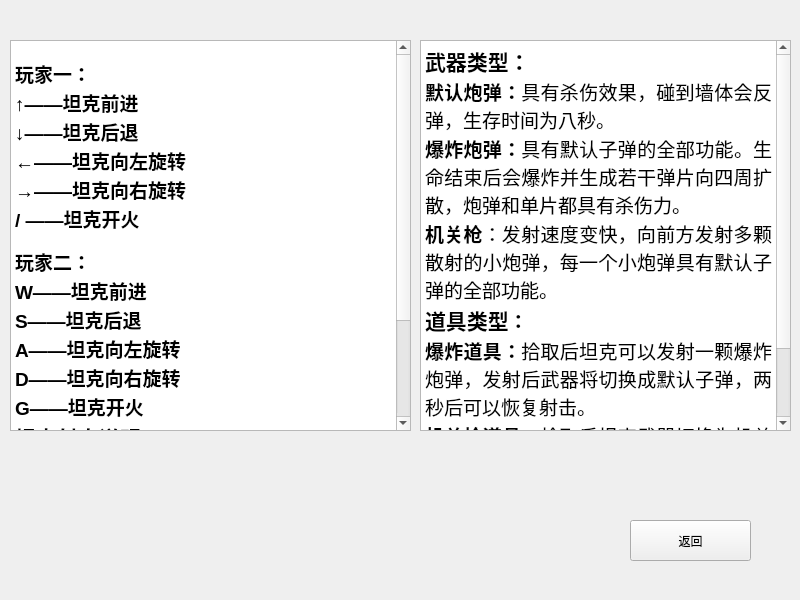
<?xml version="1.0" encoding="UTF-8"?>
<ui version="4.0">
 <class>HelpWidget</class>
 <widget class="QWidget" name="HelpWidget">
  <property name="geometry">
   <rect>
    <x>0</x>
    <y>0</y>
    <width>800</width>
    <height>600</height>
   </rect>
  </property>
  <property name="sizePolicy">
   <sizepolicy hsizetype="Fixed" vsizetype="Fixed">
    <horstretch>0</horstretch>
    <verstretch>0</verstretch>
   </sizepolicy>
  </property>
  <property name="windowTitle">
   <string>游戏玩法</string>
  </property>
  <widget class="QTextEdit" name="player1explain">
   <property name="geometry">
    <rect>
     <x>10</x>
     <y>40</y>
     <width>401</width>
     <height>391</height>
    </rect>
   </property>
   <property name="html">
    <string>&lt;!DOCTYPE HTML PUBLIC &quot;-//W3C//DTD HTML 4.0//EN&quot; &quot;http://www.w3.org/TR/REC-html40/strict.dtd&quot;&gt;
&lt;html&gt;&lt;head&gt;&lt;meta name=&quot;qrichtext&quot; content=&quot;1&quot; /&gt;&lt;meta charset=&quot;utf-8&quot; /&gt;&lt;style type=&quot;text/css&quot;&gt;
p, li { white-space: pre-wrap; }
hr { height: 1px; border-width: 0; }
li.unchecked::marker { content: &quot;\2610&quot;; }
li.checked::marker { content: &quot;\2612&quot;; }
&lt;/style&gt;&lt;/head&gt;&lt;body style=&quot; font-family:'Microsoft YaHei UI'; font-size:9pt; font-weight:400; font-style:normal;&quot;&gt;
&lt;p style=&quot; margin-top:0px; margin-bottom:0px; margin-left:0px; margin-right:0px; -qt-block-indent:0; text-indent:0px;&quot;&gt;&lt;img src=&quot;:/pic/tank1.png&quot; /&gt;&lt;span style=&quot; font-family:'SimSun';&quot;&gt;  &lt;/span&gt;&lt;/p&gt;
&lt;p align=&quot;justify&quot; style=&quot; margin-top:0px; margin-bottom:0px; margin-left:0px; margin-right:0px; -qt-block-indent:0; text-indent:0px;&quot;&gt;&lt;span style=&quot; font-family:'SimSun'; font-size:14pt; font-weight:600;&quot;&gt;玩家一：               &lt;/span&gt;&lt;/p&gt;
&lt;p align=&quot;justify&quot; style=&quot; margin-top:0px; margin-bottom:0px; margin-left:0px; margin-right:0px; -qt-block-indent:0; text-indent:0px;&quot;&gt;&lt;span style=&quot; font-family:'SimSun'; font-size:14pt; font-weight:600;&quot;&gt;↑——坦克前进&lt;/span&gt;&lt;/p&gt;
&lt;p align=&quot;justify&quot; style=&quot; margin-top:0px; margin-bottom:0px; margin-left:0px; margin-right:0px; -qt-block-indent:0; text-indent:0px;&quot;&gt;&lt;span style=&quot; font-family:'SimSun'; font-size:14pt; font-weight:600;&quot;&gt;↓——坦克后退&lt;/span&gt;&lt;/p&gt;
&lt;p align=&quot;justify&quot; style=&quot; margin-top:0px; margin-bottom:0px; margin-left:0px; margin-right:0px; -qt-block-indent:0; text-indent:0px;&quot;&gt;&lt;span style=&quot; font-family:'SimSun'; font-size:14pt; font-weight:600;&quot;&gt;←——坦克向左旋转&lt;/span&gt;&lt;/p&gt;
&lt;p align=&quot;justify&quot; style=&quot; margin-top:0px; margin-bottom:0px; margin-left:0px; margin-right:0px; -qt-block-indent:0; text-indent:0px;&quot;&gt;&lt;span style=&quot; font-family:'SimSun'; font-size:14pt; font-weight:600;&quot;&gt;→——坦克向右旋转&lt;/span&gt;&lt;/p&gt;
&lt;p align=&quot;justify&quot; style=&quot; margin-top:0px; margin-bottom:0px; margin-left:0px; margin-right:0px; -qt-block-indent:0; text-indent:0px;&quot;&gt;&lt;span style=&quot; font-family:'SimSun'; font-size:14pt; font-weight:600;&quot;&gt;/ ——坦克开火&lt;/span&gt;&lt;/p&gt;
&lt;p align=&quot;justify&quot; style=&quot; margin-top:0px; margin-bottom:0px; margin-left:0px; margin-right:0px; -qt-block-indent:0; text-indent:0px;&quot;&gt;&lt;span style=&quot; font-family:'SimSun';&quot;&gt; &lt;/span&gt;&lt;img src=&quot;:/pic/tank2.png&quot; /&gt;&lt;/p&gt;
&lt;p align=&quot;justify&quot; style=&quot; margin-top:0px; margin-bottom:0px; margin-left:0px; margin-right:0px; -qt-block-indent:0; text-indent:0px;&quot;&gt;&lt;span style=&quot; font-family:'SimSun'; font-size:14pt; font-weight:600;&quot;&gt;玩家二：&lt;/span&gt;&lt;/p&gt;
&lt;p align=&quot;justify&quot; style=&quot; margin-top:0px; margin-bottom:0px; margin-left:0px; margin-right:0px; -qt-block-indent:0; text-indent:0px;&quot;&gt;&lt;span style=&quot; font-family:'SimSun'; font-size:14pt; font-weight:600;&quot;&gt;W——坦克前进&lt;/span&gt;&lt;/p&gt;
&lt;p align=&quot;justify&quot; style=&quot; margin-top:0px; margin-bottom:0px; margin-left:0px; margin-right:0px; -qt-block-indent:0; text-indent:0px;&quot;&gt;&lt;span style=&quot; font-family:'SimSun'; font-size:14pt; font-weight:600;&quot;&gt;S——坦克后退&lt;/span&gt;&lt;/p&gt;
&lt;p align=&quot;justify&quot; style=&quot; margin-top:0px; margin-bottom:0px; margin-left:0px; margin-right:0px; -qt-block-indent:0; text-indent:0px;&quot;&gt;&lt;span style=&quot; font-family:'SimSun'; font-size:14pt; font-weight:600;&quot;&gt;A——坦克向左旋转&lt;/span&gt;&lt;/p&gt;
&lt;p align=&quot;justify&quot; style=&quot; margin-top:0px; margin-bottom:0px; margin-left:0px; margin-right:0px; -qt-block-indent:0; text-indent:0px;&quot;&gt;&lt;span style=&quot; font-family:'SimSun'; font-size:14pt; font-weight:600;&quot;&gt;D——坦克向右旋转&lt;/span&gt;&lt;/p&gt;
&lt;p align=&quot;justify&quot; style=&quot; margin-top:0px; margin-bottom:0px; margin-left:0px; margin-right:0px; -qt-block-indent:0; text-indent:0px;&quot;&gt;&lt;span style=&quot; font-family:'SimSun'; font-size:14pt; font-weight:600;&quot;&gt;G——坦克开火&lt;/span&gt;&lt;/p&gt;
&lt;p align=&quot;justify&quot; style=&quot; margin-top:0px; margin-bottom:0px; margin-left:0px; margin-right:0px; -qt-block-indent:0; text-indent:0px;&quot;&gt;&lt;span style=&quot; font-family:'SimSun'; font-size:16pt; font-weight:600;&quot;&gt;坦克射击说明&lt;/span&gt;&lt;span style=&quot; font-family:'SimSun'; font-size:14pt;&quot;&gt;：&lt;/span&gt;&lt;/p&gt;
&lt;p align=&quot;justify&quot; style=&quot; margin-top:0px; margin-bottom:0px; margin-left:0px; margin-right:0px; -qt-block-indent:0; text-indent:0px;&quot;&gt;&lt;span style=&quot; font-family:'SimSun'; font-size:14pt;&quot;&gt;  坦克同一时刻发射出去且在地图中的默认子弹数量不超过8个。机关枪子弹数量不超过30个。子弹数量到达上限坦克将无法继续射击，待子弹消亡后坦克才可以继续开火。&lt;/span&gt;&lt;/p&gt;&lt;/body&gt;&lt;/html&gt;</string>
   </property>
  </widget>
  <widget class="QTextEdit" name="player2explain">
   <property name="geometry">
    <rect>
     <x>420</x>
     <y>40</y>
     <width>371</width>
     <height>391</height>
    </rect>
   </property>
   <property name="html">
    <string>&lt;!DOCTYPE HTML PUBLIC &quot;-//W3C//DTD HTML 4.0//EN&quot; &quot;http://www.w3.org/TR/REC-html40/strict.dtd&quot;&gt;
&lt;html&gt;&lt;head&gt;&lt;meta name=&quot;qrichtext&quot; content=&quot;1&quot; /&gt;&lt;meta charset=&quot;utf-8&quot; /&gt;&lt;style type=&quot;text/css&quot;&gt;
p, li { white-space: pre-wrap; }
hr { height: 1px; border-width: 0; }
li.unchecked::marker { content: &quot;\2610&quot;; }
li.checked::marker { content: &quot;\2612&quot;; }
&lt;/style&gt;&lt;/head&gt;&lt;body style=&quot; font-family:'Microsoft YaHei UI'; font-size:9pt; font-weight:400; font-style:normal;&quot;&gt;
&lt;p align=&quot;justify&quot; style=&quot; margin-top:0px; margin-bottom:0px; margin-left:0px; margin-right:0px; -qt-block-indent:0; text-indent:0px;&quot;&gt;&lt;span style=&quot; font-family:'SimSun'; font-size:16pt; font-weight:600;&quot;&gt;武器类型：&lt;/span&gt;&lt;/p&gt;
&lt;p align=&quot;justify&quot; style=&quot; margin-top:0px; margin-bottom:0px; margin-left:0px; margin-right:0px; -qt-block-indent:0; text-indent:0px;&quot;&gt;&lt;span style=&quot; font-family:'SimSun'; font-size:14pt; font-weight:600;&quot;&gt;默认炮弹：&lt;/span&gt;&lt;span style=&quot; font-family:'SimSun'; font-size:14pt;&quot;&gt;具有杀伤效果，碰到墙体会反弹，生存时间为八秒。&lt;/span&gt;&lt;/p&gt;
&lt;p align=&quot;justify&quot; style=&quot; margin-top:0px; margin-bottom:0px; margin-left:0px; margin-right:0px; -qt-block-indent:0; text-indent:0px;&quot;&gt;&lt;span style=&quot; font-family:'SimSun'; font-size:14pt; font-weight:600;&quot;&gt;爆炸炮弹：&lt;/span&gt;&lt;span style=&quot; font-family:'SimSun'; font-size:14pt;&quot;&gt;具有默认子弹的全部功能。生命结束后会爆炸并生成若干弹片向四周扩散，炮弹和单片都具有杀伤力。&lt;/span&gt;&lt;/p&gt;
&lt;p align=&quot;justify&quot; style=&quot; margin-top:0px; margin-bottom:0px; margin-left:0px; margin-right:0px; -qt-block-indent:0; text-indent:0px;&quot;&gt;&lt;span style=&quot; font-family:'SimSun'; font-size:14pt; font-weight:600;&quot;&gt;机关枪&lt;/span&gt;&lt;span style=&quot; font-family:'SimSun'; font-size:14pt;&quot;&gt;：发射速度变快，向前方发射多颗散射的小炮弹，每一个小炮弹具有默认子弹的全部功能。&lt;/span&gt;&lt;/p&gt;
&lt;p align=&quot;justify&quot; style=&quot; margin-top:0px; margin-bottom:0px; margin-left:0px; margin-right:0px; -qt-block-indent:0; text-indent:0px;&quot;&gt;&lt;span style=&quot; font-family:'SimSun'; font-size:16pt; font-weight:600;&quot;&gt;道具类型&lt;/span&gt;&lt;span style=&quot; font-family:'SimSun'; font-size:14pt; font-weight:600;&quot;&gt;：&lt;/span&gt;&lt;/p&gt;
&lt;p align=&quot;justify&quot; style=&quot; margin-top:0px; margin-bottom:0px; margin-left:0px; margin-right:0px; -qt-block-indent:0; text-indent:0px;&quot;&gt;&lt;span style=&quot; font-family:'SimSun'; font-size:14pt; font-weight:600;&quot;&gt;爆炸道具：&lt;/span&gt;&lt;span style=&quot; font-family:'SimSun'; font-size:14pt;&quot;&gt;拾取后坦克可以发射一颗爆炸炮弹，发射后武器将切换成默认子弹，两秒后可以恢复射击。&lt;/span&gt;&lt;/p&gt;
&lt;p align=&quot;justify&quot; style=&quot; margin-top:0px; margin-bottom:0px; margin-left:0px; margin-right:0px; -qt-block-indent:0; text-indent:0px;&quot;&gt;&lt;span style=&quot; font-family:'SimSun'; font-size:14pt; font-weight:600;&quot;&gt;机关枪道具&lt;/span&gt;&lt;span style=&quot; font-family:'SimSun'; font-size:14pt;&quot;&gt;：拾取后坦克武器切换为机关枪，持续10秒。&lt;/span&gt;&lt;/p&gt;
&lt;p align=&quot;justify&quot; style=&quot;-qt-paragraph-type:empty; margin-top:0px; margin-bottom:0px; margin-left:0px; margin-right:0px; -qt-block-indent:0; text-indent:0px; font-family:'SimSun'; font-size:14pt;&quot;&gt;&lt;br /&gt;&lt;/p&gt;
&lt;p align=&quot;justify&quot; style=&quot;-qt-paragraph-type:empty; margin-top:0px; margin-bottom:0px; margin-left:0px; margin-right:0px; -qt-block-indent:0; text-indent:0px; font-family:'SimSun';&quot;&gt;&lt;br /&gt;&lt;/p&gt;&lt;/body&gt;&lt;/html&gt;</string>
   </property>
  </widget>
  <widget class="QPushButton" name="backToStart">
   <property name="geometry">
    <rect>
     <x>630</x>
     <y>520</y>
     <width>121</width>
     <height>41</height>
    </rect>
   </property>
   <property name="text">
    <string>返回</string>
   </property>
  </widget>
 </widget>
 <resources/>
 <connections/>
</ui>
